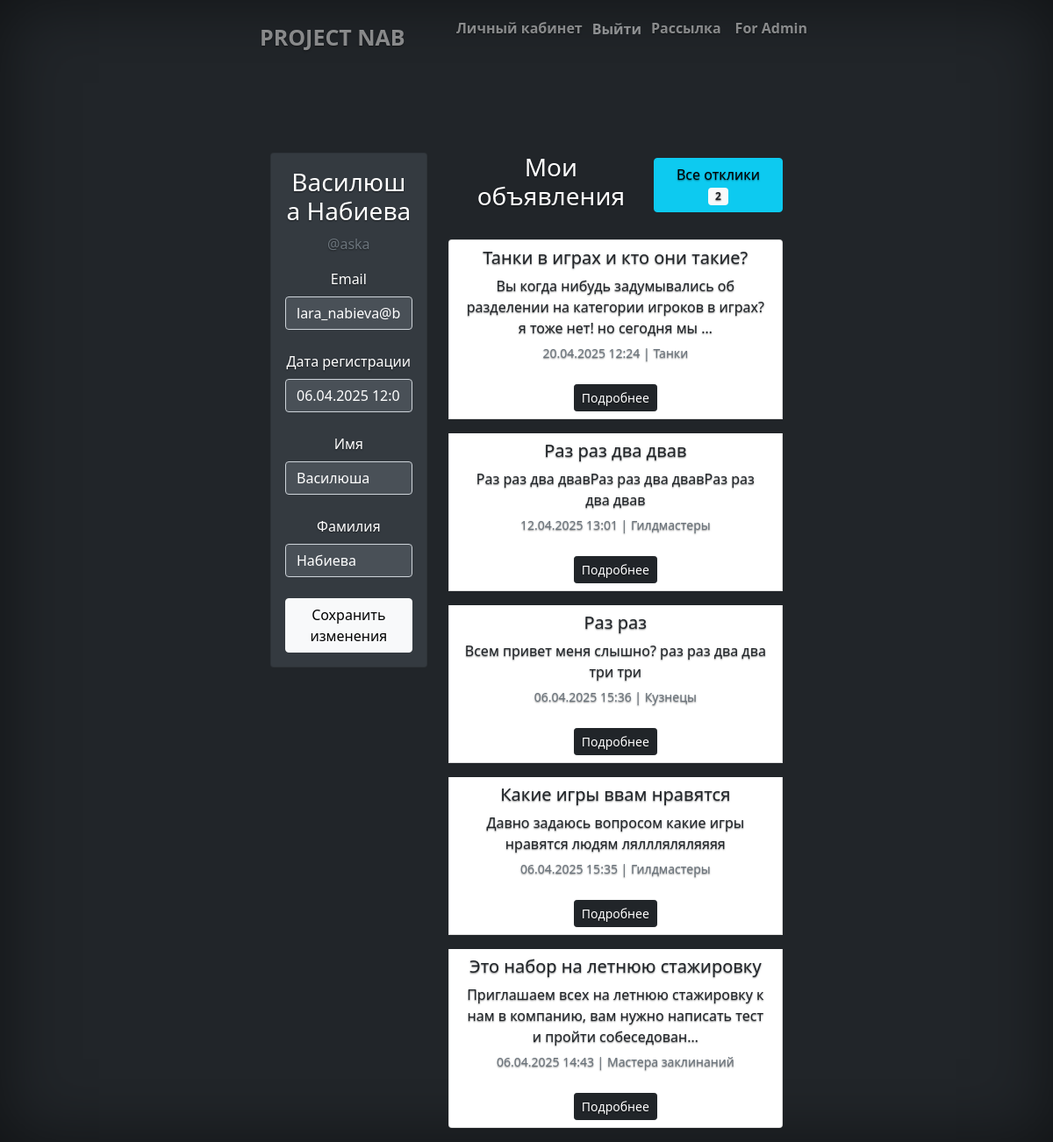
/profile/ (signed in), run on the app's committed database.
### board/models.py (models this page shows, shortened)
class Announcements(models.Model):
    header = models.CharField(max_length=200)
    text = models.TextField()
    image = models.ImageField(upload_to='board_images', null=True, blank=True)
    date_publication = models.DateTimeField(auto_now_add=True)
    author = models.ForeignKey(User, on_delete=models.CASCADE)
    category = models.ForeignKey(Categories, on_delete=models.CASCADE, null=True)
    class Meta:
        verbose_name = 'Объявление'
        verbose_name_plural = 'Объявления'
        ordering = ['-date_publication']

class Categories(models.Model):
    name = models.CharField(max_length=100, unique=True)
    class Meta:
        verbose_name = 'Категория'
        verbose_name_plural = 'Категории'

### board/views.py (the view)
# urls.py: path('profile/', profile, name='profile'),
@login_required
def profile(request):
    if request.method == 'POST':
        request.user.first_name = request.POST.get('first_name', '')
        request.user.last_name = request.POST.get('last_name', '')
        request.user.save()
        messages.success(request, 'Профиль успешно обновлен')
        return redirect('profile')
    announcements = Announcements.objects.filter(author=request.user).order_by('-date_publication')
    responses = Response.objects.filter(announcements__author=request.user).select_related('announcements', 'user', 'status')
    context = {
        'announcements': announcements,
        'responses': responses[:5],
        'responses_count': responses.count(),
    }
    return render(request, 'profile/profile.html', context)

### templates/profile/profile.html (shortened to what this page needs)
{% extends 'flatpages/default.html' %}
{% block content %}
<div class="container mt-4">
    <div class="row">
        <div class="col-md-4">
            <div class="card mb-5" style="background-color: #343a40; color: white;">
                <div class="card-body">
                    <h3>{{ user.get_full_name }}</h3>
                    <p class="text-muted">@{{ user.username }}</p>
                    <form method="post">
                        <div class="mb-4">
                            <label class="form-label">Email</label>
                            <input type="email" class="form-control" value="{{ user.email }}" readonly style="background-color: #495057; color: white;">
                        </div>
                        <div class="mb-4">
                            <label class="form-label">Дата регистрации</label>
                            <input type="text" class="form-control" value="{{ user.date_joined|date:'d.m.Y H:i' }}" readonly style="background-color: #495057; color: white;">
                        </div>
                        <div class="mb-4">
                            <label for="id_first_name" class="form-label">Имя</label>
                            <input type="text" class="form-control" id="id_first_name" name="first_name" value="{{ user.first_name }}" style="background-color: #495057; color: white;">
                        </div>
                        <div class="mb-4">
                            <label for="id_last_name" class="form-label">Фамилия</label>
                            <input type="text" class="form-control" id="id_last_name" name="last_name" value="{{ user.last_name }}" style="background-color: #495057; color: white;">
                        </div>
                        <button type="submit" class="btn btn-light">Сохранить изменения</button>
                    </form>
                </div>
            </div>
        </div>
        <div class="col-md-8">
            <div class="d-flex justify-content-between align-items-center mb-4">
                <h3>Мои объявления</h3>
                <a href="{% url 'board:response-list' %}" class="btn btn-info">
                    Все отклики <span class="badge bg-light text-dark">{{ responses_count }}</span>
                </a>
            </div>
            {% if announcements %}
                <div class="list-group">
                    {% for announcement in announcements %}
                    <div class="list-group-item mb-3">
                        <div class="d-flex justify-content-between">
                            <div>
                                <h5>{{ announcement.header }}</h5>
                                <p class="mb-1">{{ announcement.text|truncatechars:100 }}</p>
                                <small class="text-muted">
                                    {{ announcement.date_publication|date:"d.m.Y H:i" }} |
                                    {{ announcement.category.name }}
                                </small>
                            </div>
                        </div>
                        <br>
                        <a href="{% url 'board:announcement-detail' pk=announcement.pk %}" class="btn btn-dark btn-sm align-self-start mt-auto">
                            Подробнее
                        </a>
                    </div>
                    {% endfor %}
                </div>
            {% else %}
                <div class="alert alert-info">
                    У вас пока нет объявлений. <a href="#" class="alert-link">Создать первое объявление</a>
                </div>
            {% endif %}
        </div>
    </div>
</div>
{% endblock %}

### static/css/cover.css (style rules this page uses)
body { text-shadow: 0 .05rem .1rem rgba(0, 0, 0, .5); box-shadow: inset 0 0 5rem rgba(0, 0, 0, .5); }

### data on the page
Announcements: header "Танки в играх и кто они такие?", text "Вы когда нибудь задумывались об разделении на категории игроков в играх? я тоже нет! но сегодня мы …", date_publication "20.04.2025 12:24", category.name "Танки"
Announcements: header "Раз раз два двав", text "Раз раз два двавРаз раз два двавРаз раз два двав", date_publication "12.04.2025 13:01", category.name "Гилдмастеры"
Announcements: header "Раз раз", text "Всем привет меня слышно? раз раз два два три три", date_publication "06.04.2025 15:36", category.name "Кузнецы"
Announcements: header "Какие игры ввам нравятся", text "Давно задаюсь вопросом какие игры нравятся людям ляллляляляяяя", date_publication "06.04.2025 15:35", category.name "Гилдмастеры"
Announcements: header "Это набор на летнюю стажировку", text "Приглашаем всех на летнюю стажировку к нам в компанию, вам нужно написать тест и пройти собеседован…", date_publication "06.04.2025 14:43", category.name "Мастера заклинаний"

### other printed values
{{ user.get_full_name }} "Василюша Набиева"
{{ user.username }} "aska"
{{ responses_count }} "2"
